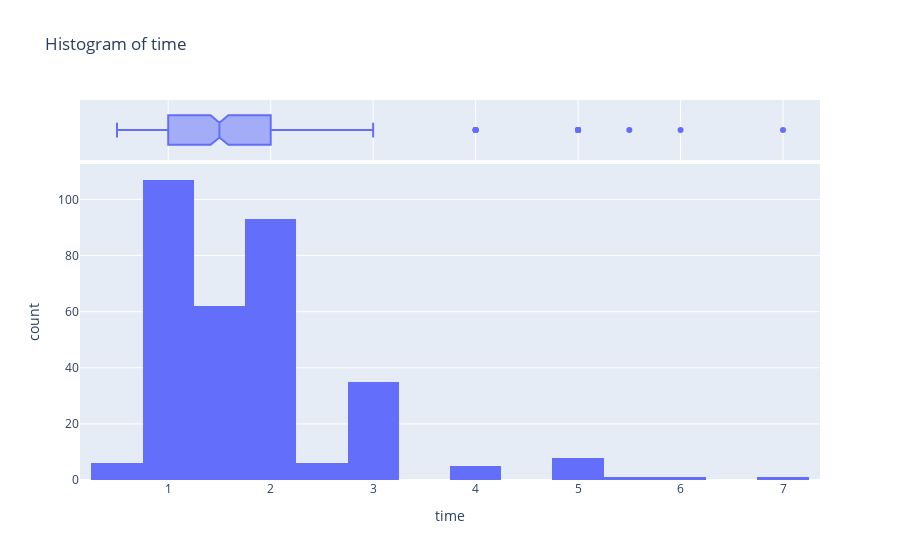

The notebook cell saved with this chart:
### Code cell
univariate('time', outliers = 'yes')

### Figure 1 — Plotly figure (JSON) as saved in the notebook; plotly's stock layout.template omitted (floating-point values rounded to 4 significant figures; data arrays with more than 128 entries replaced by an {"elided": "..."} marker saying what was removed)
{"data": [{"alignmentgroup": "True", "bingroup": "x", "hovertemplate": "time=%{x}<br>count=%{y}<extra></extra>", "legendgroup": "", "marker": {"color": "#636efa", "pattern": {"shape": ""}}, "name": "", "nbinsx": 18, "offsetgroup": "", "orientation": "v", "showlegend": false, "type": "histogram", "x": {"elided": "325 float values"}, "xaxis": "x", "yaxis": "y"}, {"alignmentgroup": "True", "hovertemplate": "<b>%{hovertext}</b><br><br>time=%{x}<extra></extra>", "hovertext": {"elided": "325 str values"}, "legendgroup": "", "marker": {"color": "#636efa"}, "name": "", "notched": true, "offsetgroup": "", "showlegend": false, "type": "box", "x": {"elided": "325 float values"}, "xaxis": "x2", "yaxis": "y2"}], "layout": {"autosize": true, "barmode": "relative", "legend": {"tracegroupgap": 0}, "title": {"text": "Histogram of time"}, "xaxis": {"anchor": "y", "autorange": true, "domain": [0, 1], "range": [0.1389, 7.361], "title": {"text": "time"}, "type": "linear"}, "xaxis2": {"anchor": "y2", "autorange": true, "domain": [0, 1], "matches": "x", "range": [0.1389, 7.361], "showgrid": true, "showticklabels": false, "type": "linear"}, "yaxis": {"anchor": "x", "autorange": true, "domain": [0, 0.8316], "range": [0, 112.6], "title": {"text": "count"}}, "yaxis2": {"anchor": "x2", "autorange": true, "domain": [0.8416, 1], "matches": "y2", "range": [-0.5, 0.5], "showgrid": false, "showline": false, "showticklabels": false, "ticks": "", "type": "category"}}}
